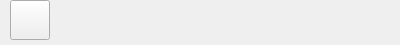
<?xml version="1.0" encoding="UTF-8"?>
<ui version="4.0">
 <class>useritem</class>
 <widget class="QWidget" name="useritem">
  <property name="geometry">
   <rect>
    <x>0</x>
    <y>0</y>
    <width>400</width>
    <height>45</height>
   </rect>
  </property>
  <property name="minimumSize">
   <size>
    <width>400</width>
    <height>45</height>
   </size>
  </property>
  <property name="maximumSize">
   <size>
    <width>400</width>
    <height>45</height>
   </size>
  </property>
  <property name="windowTitle">
   <string>Form</string>
  </property>
  <widget class="QLabel" name="lb_name">
   <property name="geometry">
    <rect>
     <x>70</x>
     <y>10</y>
     <width>241</width>
     <height>16</height>
    </rect>
   </property>
   <property name="text">
    <string/>
   </property>
  </widget>
  <widget class="QLabel" name="lb_feeling">
   <property name="geometry">
    <rect>
     <x>70</x>
     <y>30</y>
     <width>291</width>
     <height>16</height>
    </rect>
   </property>
   <property name="text">
    <string/>
   </property>
  </widget>
  <widget class="QPushButton" name="pb_icon">
   <property name="geometry">
    <rect>
     <x>10</x>
     <y>0</y>
     <width>40</width>
     <height>40</height>
    </rect>
   </property>
   <property name="text">
    <string/>
   </property>
   <property name="iconSize">
    <size>
     <width>40</width>
     <height>40</height>
    </size>
   </property>
  </widget>
 </widget>
 <resources/>
 <connections/>
</ui>
